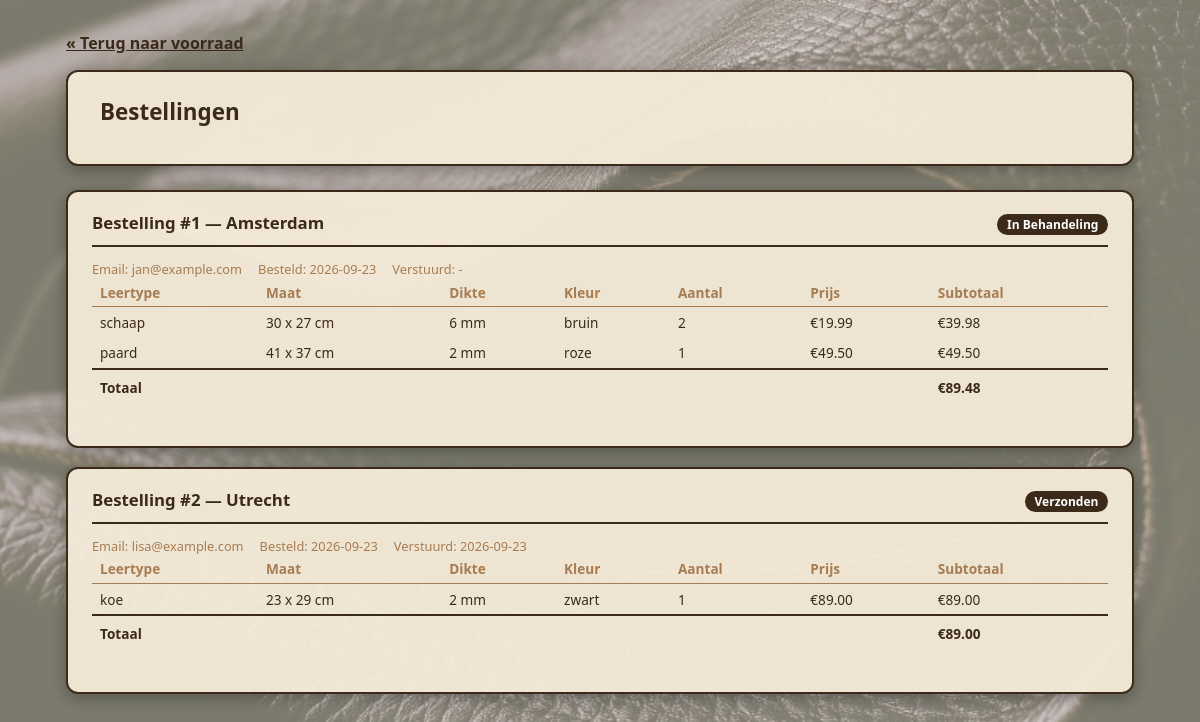
The app's page /src/orders.php (signed in) with its own data.
### tables this page shows
CREATE TABLE `bestellingen` (
  `ID` int(11) NOT NULL,
  `locatie` varchar(255) NOT NULL,
  `email` varchar(255) NOT NULL,
  `status` varchar(255) NOT NULL,
  `besteldatum` date NOT NULL,
  `verstuurdatum` date DEFAULT NULL
);

CREATE TABLE `bestelling_items` (
  `bestelling_id` int(11) NOT NULL,
  `voorraad_id` int(11) NOT NULL,
  `aantal` int(11) NOT NULL DEFAULT 1,
  `prijs` float(11,2) NOT NULL
);

CREATE TABLE `voorraad` (
  `ID` int(11) NOT NULL,
  `leertype` varchar(255) NOT NULL,
  `dikteMM` int(11) NOT NULL,
  `lengteCM` int(11) NOT NULL,
  `breedteCM` int(11) NOT NULL,
  `gewichtG` float(11,1) NOT NULL,
  `kleur` varchar(255) NOT NULL,
  `prijs` float(11,2) NOT NULL,
  `status` varchar(50) NOT NULL DEFAULT 'beschikbaar'
);

### src/orders.php (the view, shortened to what this page needs)
<?php
    $conn = require_once "partials/dbconnection.php";
    $bestellingenStmt = $conn->prepare("SELECT ID, locatie, email, status, besteldatum, verstuurdatum FROM bestellingen ORDER BY besteldatum DESC");
    $bestellingenStmt->execute();
    $bestellingen = $bestellingenStmt->get_result()->fetch_all(MYSQLI_ASSOC);
    $itemsStmt = $conn->prepare("
        SELECT bi.bestelling_id, bi.aantal, bi.prijs, v.leertype, v.kleur, v.dikteMM, v.lengteCM, v.breedteCM
        FROM bestelling_items bi
        JOIN voorraad v ON v.id = bi.voorraad_id
        ORDER BY bi.bestelling_id
    ");
    $itemsStmt->execute();
    $alleItems = $itemsStmt->get_result()->fetch_all(MYSQLI_ASSOC);
    $itemsPerBestelling = [];
    foreach ($alleItems as $item) {
        $itemsPerBestelling[$item['bestelling_id']][] = $item;
    }
?>
<!DOCTYPE html>
<html lang="nl">
<head>
    <link rel="stylesheet" type="text/css" href="css/style.css">
</head>
<body class="subpage">
    <div class="pagina-wrapper">
        <a class="terug-link" href="vooraad_beheer.php">&laquo; Terug naar voorraad</a>
        <div class="pagina-kaart invoer-kaart">
            <h1>Bestellingen</h1>
        </div>
        <?php foreach ($bestellingen as $bestelling): ?>
            <?php
                $items = $itemsPerBestelling[$bestelling['ID']] ?? [];
                $totaal = 0;
                foreach ($items as $item) {
                    $totaal += $item['aantal'] * $item['prijs'];
                }
            ?>
            <div class="pagina-kaart order-kaart">
                <div class="order-kop">
                    <h2>Bestelling #<?php echo (int) $bestelling['ID']; ?> &mdash; <?php echo htmlspecialchars($bestelling['locatie']); ?></h2>
                    <span class="order-status"><?php echo htmlspecialchars($bestelling['status']); ?></span>
                </div>
                <div class="order-meta">
                    <span>Email: <?php echo htmlspecialchars($bestelling['email']); ?></span>
                    <span>Besteld: <?php echo htmlspecialchars($bestelling['besteldatum']); ?></span>
                    <span>Verstuurd: <?php echo $bestelling['verstuurdatum'] ? htmlspecialchars($bestelling['verstuurdatum']) : '-'; ?></span>
                </div>
                <?php if (empty($items)): ?>
                    <p class="geen-data">Geen items in deze bestelling.</p>
                <?php else: ?>
                    <div class="tabel-scroll">
                        <table class="order-items">
                            <thead>
                                <tr>
                                    <th>Leertype</th>
                                    <th>Maat</th>
                                    <th>Dikte</th>
                                    <th>Kleur</th>
                                    <th>Aantal</th>
                                    <th>Prijs</th>
                                    <th>Subtotaal</th>
                                </tr>
                            </thead>
                            <tbody>
                                <?php foreach ($items as $item): ?>
                                    <tr>
                                        <td><?php echo htmlspecialchars($item['leertype']); ?></td>
                                        <td><?php echo htmlspecialchars($item['lengteCM']); ?> x <?php echo htmlspecialchars($item['breedteCM']); ?> cm</td>
                                        <td><?php echo htmlspecialchars($item['dikteMM']); ?> mm</td>
                                        <td><?php echo htmlspecialchars($item['kleur']); ?></td>
                                        <td><?php echo (int) $item['aantal']; ?></td>
                                        <td>&euro;<?php echo number_format((float) $item['prijs'], 2); ?></td>
                                        <td>&euro;<?php echo number_format($item['aantal'] * $item['prijs'], 2); ?></td>
                                    </tr>
                                <?php endforeach; ?>
                            </tbody>
                            <tfoot>
                                <tr>
                                    <td colspan="6">Totaal</td>
                                    <td>&euro;<?php echo number_format($totaal, 2); ?></td>
                                </tr>
                            </tfoot>
                        </table>
                    </div>
                <?php endif; ?>
            </div>
        <?php endforeach; ?>
    </div>
</body>
</html>

### src/css/style.css (style rules this page uses)
:root { --leer-donker: #3b2a1a; --leer-midden: #a67c52; --leer-licht: #f5ead9; }
* { box-sizing: border-box; margin: 0; padding: 0; font-family: 'Segoe UI', Arial, sans-serif; }
html { height: 100%; }
body { height: 100%; background-image: url('png/background.jpg'); background-size: cover; background-position: center; background-attachment: fixed; display: flex; flex-direction: column; overflow: hidden; color: var(--leer-donker); }
body.subpage { display: block; height: auto; overflow: visible; background-image: linear-gradient(rgba(245, 234, 217, 0.5), rgba(245, 234, 217, 0.5)), url('png/background.jpg'); background-size: cover; background-position: center; background-attachment: fixed; }
.pagina-wrapper { max-width: 1100px; min-height: 100vh; box-sizing: border-box; margin: 0 auto; padding: 2rem 1rem; }
.terug-link { display: inline-block; margin-bottom: 1rem; color: var(--leer-donker); font-weight: 600; text-decoration: underline; }
.pagina-kaart { background-color: rgba(245, 234, 217, 0.95); border: 2px solid var(--leer-donker); border-radius: 12px; box-shadow: 0 4px 16px rgba(0, 0, 0, 0.3); }
.pagina-kaart h1 { margin: 0 0 0.3rem; font-size: 1.4rem; color: var(--leer-donker); }
.invoer-kaart { padding: 1.5rem 2rem 2rem; margin-bottom: 1.5rem; }
.order-kaart { padding: 1.2rem 1.5rem; margin-bottom: 1.2rem; }
.tabel-scroll { width: 100%; overflow-x: auto; margin-bottom: 1.5rem; }
.order-kop { display: flex; flex-wrap: wrap; gap: 0.4rem 1.5rem; justify-content: space-between; align-items: baseline; border-bottom: 2px solid var(--leer-donker); padding-bottom: 0.6rem; margin-bottom: 0.8rem; }
.order-kop h2 { font-size: 1.05rem; color: var(--leer-donker); }
.order-status { display: inline-block; padding: 0.15rem 0.6rem; border-radius: 20px; background-color: var(--leer-donker); color: #fff; font-size: 0.75rem; font-weight: 600; text-transform: capitalize; }
.order-meta { font-size: 0.8rem; color: var(--leer-midden); display: flex; gap: 1rem; flex-wrap: wrap; }
table.order-items { width: 100%; min-width: 560px; border-collapse: collapse; font-size: 0.85rem; }
table.order-items th { text-align: left; padding: 0.3rem 0.5rem; color: var(--leer-midden); font-weight: 600; border-bottom: 1px solid var(--leer-midden); white-space: nowrap; }
table.order-items td { padding: 0.35rem 0.5rem; white-space: nowrap; }
table.order-items tfoot td { padding-top: 0.5rem; font-weight: 700; border-top: 2px solid var(--leer-donker); }

### records on screen
bestellingen: ID "1", locatie "Amsterdam", status "In Behandeling", email "jan@example.com", besteldatum "2026-09-23", totaal "89.48"
bestelling_items: voorraad_id.leertype "schaap", voorraad_id.lengteCM "30", voorraad_id.breedteCM "27", voorraad_id.dikteMM "6", voorraad_id.kleur "bruin", aantal "2", prijs "19.99", $item['aantal'] * $item['prijs'] "39.98"
bestelling_items: voorraad_id.leertype "paard", voorraad_id.lengteCM "41", voorraad_id.breedteCM "37", voorraad_id.dikteMM "2", voorraad_id.kleur "roze", aantal "1", prijs "49.50", $item['aantal'] * $item['prijs'] "49.50"
bestellingen: ID "2", locatie "Utrecht", status "Verzonden", email "lisa@example.com", besteldatum "2026-09-23", verstuurdatum "2026-09-23", totaal "89.00"
bestelling_items: voorraad_id.leertype "koe", voorraad_id.lengteCM "23", voorraad_id.breedteCM "29", voorraad_id.dikteMM "2", voorraad_id.kleur "zwart", aantal "1", prijs "89.00", $item['aantal'] * $item['prijs'] "89.00"
